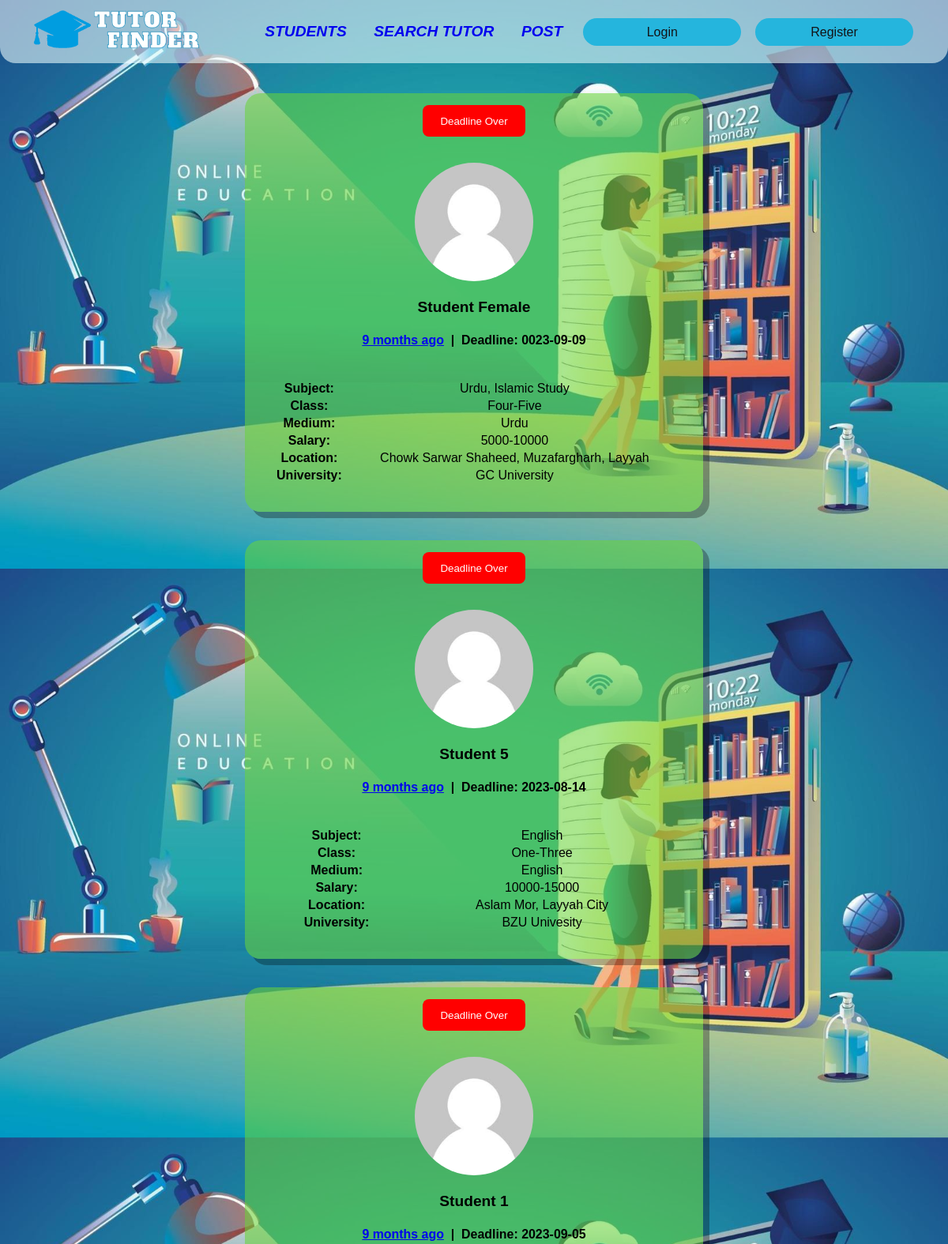
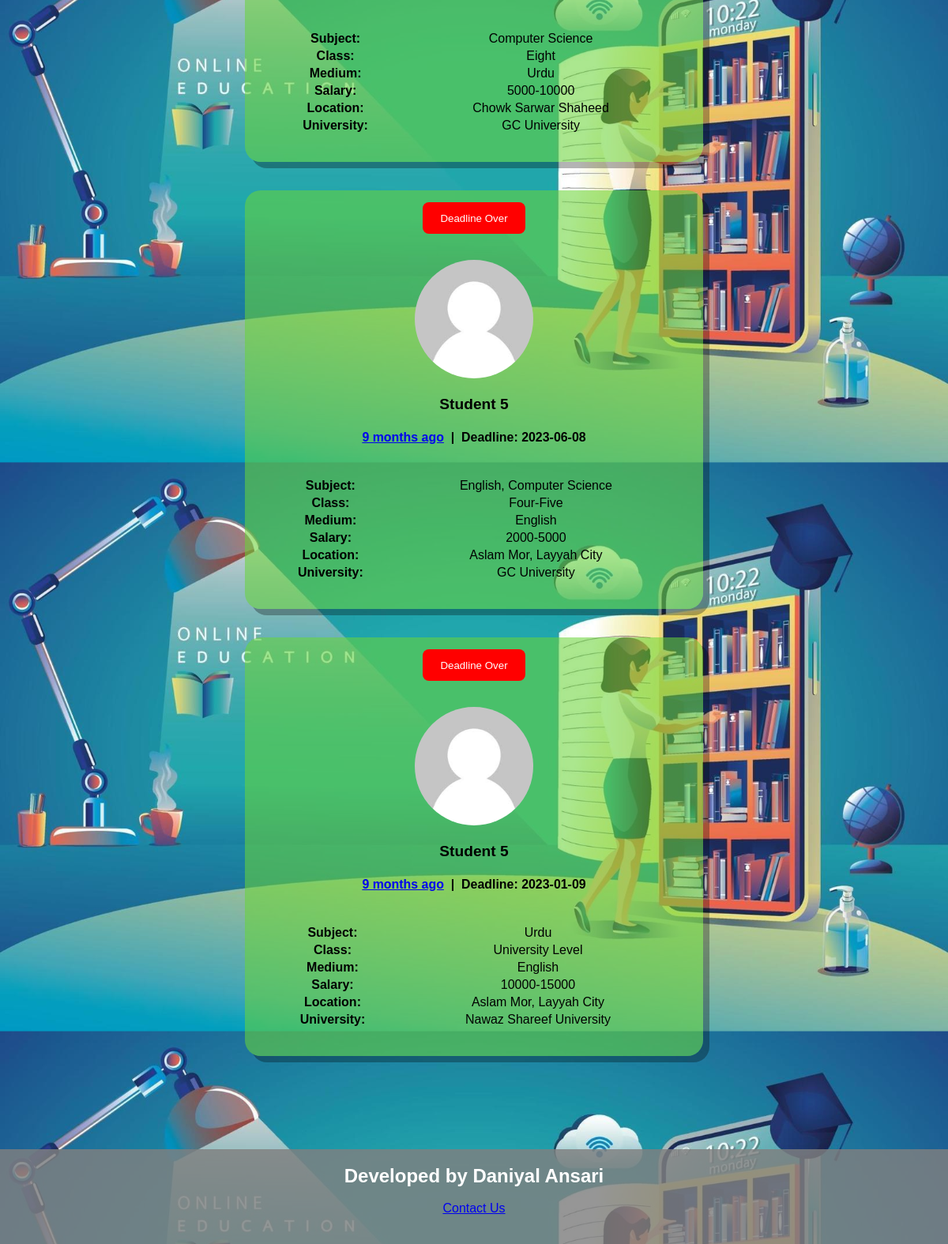
Before: / with the older database file (2 pictures, top to bottom).
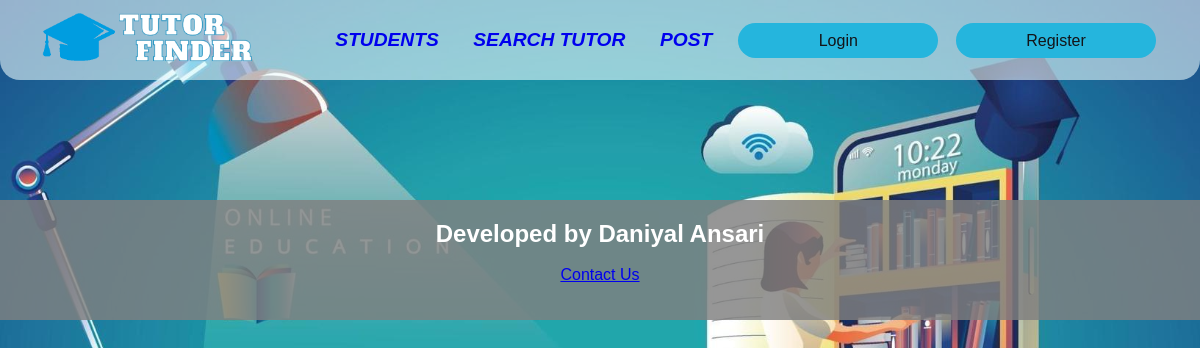
After: the same page with the newer database file.
### tables this page shows
CREATE TABLE `post` (
  `id` int(11) NOT NULL,
  `postby_id` int(11) NOT NULL,
  `subject` text NOT NULL,
  `class` text NOT NULL,
  `medium` varchar(20) NOT NULL,
  `salary` varchar(50) NOT NULL,
  `location` text NOT NULL,
  `p_university` text NOT NULL,
  `post_time` timestamp NOT NULL DEFAULT current_timestamp() ON UPDATE current_timestamp(),
  `deadline` varchar(15) NOT NULL
);

CREATE TABLE `user` (
  `id` int(11) NOT NULL,
  `fullname` varchar(150) NOT NULL,
  `gender` varchar(6) NOT NULL,
  `email` varchar(40) NOT NULL,
  `phone` varchar(15) NOT NULL,
  `address` varchar(200) NOT NULL DEFAULT '',
  `pass` varchar(50) NOT NULL,
  `confirmcode` varchar(7) NOT NULL,
  `activation` varchar(3) NOT NULL DEFAULT '',
  `type` varchar(10) NOT NULL,
  `user_pic` text DEFAULT NULL,
  `last_logout` timestamp NOT NULL DEFAULT current_timestamp() ON UPDATE current_timestamp(),
  `online` varchar(5) NOT NULL DEFAULT 'no'
);

### inc/timeago.php (called while the page is built, shortened)
<?php
class timeago
{
    function time_ago($timestamp){
    $time_ago        = strtotime($timestamp);
    $current_time    = time();
    $time_difference = $current_time - $time_ago;
    $seconds         = $time_difference;
    $minutes = round($seconds / 60);
    $hours   = round($seconds / 3600);
    $days    = round($seconds / 86400);
    $weeks   = round($seconds / 604800);
    $months  = round($seconds / 2629440);
    $years   = round($seconds / 31553280);
    if ($seconds <= 60){
      return "Just Now";
    } else if ($minutes <= 60){
      if ($minutes == 1){
        return "1 min ago";
      } else {
        return "$minutes mins ago";
      }
    } else if ($hours <= 24){
      if ($hours == 1){
        return "1 hr ago";
      } else {
        return "$hours hrs ago";
      }
    } else if ($days <= 7){
      if ($days == 1){
        return "yesterday";
      } else {
        return "$days days ago";
      }
    } else if ($weeks <= 4.3){
      if ($weeks == 1){
        return "1 week ago";
      } else {
        return "$weeks weeks ago";
      }
    } else if ($months <= 12){
      if ($months == 1){
        return "1 month ago";
      } else {
        return "$months months ago";
      }
    } else {
      if ($years == 1){
        return "1 year ago";
      } else {
        return "$years years ago";
      }
    }
  }
}
?>

### index.php (the view, shortened to what this page needs)
<!DOCTYPE html>
<html>
<head>
	<link rel="stylesheet" type="text/css" href="css/Navbar.css">
	<link rel="stylesheet" type="text/css" href="css/nfeed.css">
</head>
<body style="  background:fixed url(./image/bg1.jpg);background-size: 100%;">
<?php
 include ( "inc/connection.inc.php" );
if (!isset($_SESSION['user_login'])) {
	$user = "";
	$utype_db = "";
}
else {
	$user = $_SESSION['user_login'];
	$result = $con->query("SELECT * FROM user WHERE id='$user'");
		$get_user_name = $result->fetch_assoc();
			$uname_db = $get_user_name['fullname'];
			$utype_db = $get_user_name['type'];
}
include_once("inc/timeago.php");
$time = new timeago();
?>
    <header>
<nav>
		  <div class="logo">
            <img src="./Image/logo.png" alt="Logo Image">
        </div>
        <ul class="nav-links">
            <li><a href="index.php" >Students</a></li>
            <li><a href="search.php">Search Tutor</a></li>
			<?php
			if($utype_db == "teacher")
				{
				}else {
					echo '<li><a class=" navlink" href="postform.php">Post</a></li>';
				}
			 ?>
						<?php
							if($user != ""){
								$resultnoti = $con->query("SELECT * FROM applied_post WHERE post_by='$user' AND student_ck='no'");
								$resultnoti_cnt = $resultnoti->num_rows;
								if($resultnoti_cnt == 0){
									$resultnoti_cnt = "";
								}else{
									$resultnoti_cnt = '('.$resultnoti_cnt.')';
								}
								echo '<div class="btn"><li><a href="notification.php"><button class="join-button">Notification'.$resultnoti_cnt.'</button></a>
								<a  href="profile.php?uid='.$user.'"><button class="join-button">'.$uname_db.'</button></a>
								<a  href="logout.php"><button class="join-button" >Logout</button></a>';
							}else{
								echo '<a href="login.php"><button class="join-button">Login</button></a>
								<a href="registration.php"><button class="join-button">Register</button></a><d/iv></li>';
							}
						?>
			</ul>
	</nav>
</header>
<div class="container">
        <div class="nbody">
            <div class="nfeedleft" >
                    <?php
                        $todaydate = date("m/d/Y");
                        $query = $con->query("SELECT * FROM post ORDER BY id DESC");
                        while ($row = $query->fetch_assoc()) {
                            $post_id = $row['id'];
                            $postby_id = $row['postby_id'];
                            $sub = $row['subject'];
                            $sub = str_replace(",", ", ", $sub);
                            $class = $row['class'];
                            $class = str_replace(",", ", ", $class);
                            $salary = $row['salary'];
                            $location = $row['location'];
                            $location = str_replace(",", ", ", $location);
                            $p_university = $row['p_university'];
                            $post_time = $row['post_time'];
                            $deadline = $row['deadline'];
                            $medium = $row['medium'];
                            $medium = str_replace(",", ", ", $medium);
                            $query1 = $con->query("SELECT * FROM user WHERE id='$postby_id'");
                            $user_fname = $query1->fetch_assoc();
                            $uname_db = $user_fname['fullname'];
                            $pro_pic_db = $user_fname['user_pic'];
                            $ugender_db = $user_fname['gender'];
                            if($pro_pic_db == ""){
                                    if($ugender_db == "male"){
                                    $pro_pic_db = "malepic.png";
                                }else if($ugender_db == "female"){
                                    $pro_pic_db = "femalepic.png";
                                }
                            }
                            echo '<div class="nfbody">
                            <center><div class="st_prof">';
                                    if($user!='' && $utype_db=='student'){
                                    }else {
                                        if((strtotime($deadline) - strtotime($todaydate)) < 0){
                                            echo '
                                            <input type="submit" style="background:red; color:white; margin-buttom:5px;" class="sub_button" name="" value="Deadline Over" />';
                                        }
                                    }
                                echo '<div class="prof-pic">
                                <br><img src="image/profilepic/'.$pro_pic_db.'" width="10px" height="10px">
                                </div><br>
                                <div class="p_nmdate">
                                    <h4>'.$uname_db.'</h4><br>
                                    <h5><a class="c_ptime" href="viewpost.php?pid='.$post_id.'">'.$time->time_ago($post_time).'</a> &nbsp;|&nbsp; Deadline: '.$deadline.'</h5><br>
                                </div>
                            </div><br>
                            <table class="table-data">
                            <tr>
                            <th>Subject:</th> <td>'.$sub.'</td>
                            </tr>
                            <tr>
                            <th>Class:</th> <td>'.$class.'</td>
                            </tr>
                            <tr>
                            <th>Medium:</th><td>'.$medium.'</td>
                            </tr>
                            <tr>
                            <th>Salary:</th>  <td>'.$salary.'</td>
                            </tr>
                            <tr>
                            <th>Location:</th> <td>'.$location.'</td>
                            </tr>
                            <tr>
                            <th>University:</th><td>'.$p_university.'</td>
                            </tr>
                            </table>
                        </div></center>';
                        }
                    ?>
            </div>
        </div>
    </div>
<div class="footer">
    <footer>
        <center>
            <h2>Developed by Daniyal Ansari</h2><br>
            <a href="./contact.php">Contact Us</a>
        </center>
    </footer>
</div>
</body>
</html>

### css/Navbar.css (style rules this page uses)
* { font-family: Verdana, Geneva, Tahoma, sans-serif; }
nav { top: 0; height: 5rem; width: 100vw; display: flex; position: fixed; z-index: 10; background-color: rgba(240, 255, 255, 0.575); box-shadow: 0px 0px 50px 0px solid; border-radius: 0px 0px 20px 20px; font-family: Verdana, Geneva, Tahoma, sans-serif; }
.logo { width: 30%; text-align: center; }
.logo img { height: 5rem; width: 15rem; }
.nav-links { display: flex; list-style: none; width: 88vw; padding: 0 0.7vw; justify-content: space-evenly; align-items: center; text-transform: uppercase; font-style: italic; font-size: larger; font-weight: bold; }
.nav-links li a { text-decoration: none; margin: 0 0.7vw; }
.nav-links li { position: relative; }
.join-button { width: 200px; height: 35px; color: #131418; background-color: #25b5dd; border:none; border-radius: 2em; padding: 0.6rem 0.8rem; font-size: 1rem; cursor: pointer; transform: .5 ease; }

### css/nfeed.css (style rules this page uses)
* { margin: 0; padding: 0; font-family: Verdana, Geneva, Tahoma, sans-serif; }
.nfeedleft { padding-top: 100px; display: flex; flex-wrap: wrap; justify-content: center; background: fixed; }
.footer { margin-top: 100px; padding-top: 20px; color: white; background-color: rgba(128, 128, 128, 0.822); height: 100px; }
.nfbody { padding-top: 10px; border-radius: 20px; margin: 18px 18px 18px 18px; height: 520px; width: 580px; background-color: rgba(105, 212, 56, 0.562); box-shadow: 8px 8px rgba(0, 0, 0, 0.295); }
.prof-pic img { width: 150px; height: 150px; border-radius: 100%; }
.sub_button { margin-bottom: 15px; margin-top: 5px; width: 130px; height: 40px; border: none; border-radius: 8px; }
.table-data { width: 90%; line-height: 20px; text-align: center; }
.p_nmdate { font-size: larger; }

Changed rows visible on the page:
removed post: user.gender (picture), user.fullname "Student Female", post_time "9 months ago", deadline "0023-09-09", subject "Urdu, Islamic Study", class "Four-Five", medium "Urdu", salary "5000-10000", location "Chowk Sarwar Shaheed, Muzafargharh, Layyah", p_university "GC University"
removed post: user.gender (picture), user.fullname "Student 5", post_time "9 months ago", deadline "2023-08-14", subject "English", class "One-Three", medium "English", salary "10000-15000", location "Aslam Mor, Layyah City", p_university "BZU Univesity"
removed post: user.gender (picture), user.fullname "Student 1", post_time "9 months ago", deadline "2023-09-05", subject "Computer Science", class "Eight", medium "Urdu", salary "5000-10000", location "Chowk Sarwar Shaheed", p_university "GC University"
removed post: user.gender (picture), user.fullname "Student 5", post_time "9 months ago", deadline "2023-06-08", subject "English, Computer Science", class "Four-Five", medium "English", salary "2000-5000", location "Aslam Mor, Layyah City", p_university "GC University"
removed post: user.gender (picture), user.fullname "Student 5", post_time "9 months ago", deadline "2023-01-09", subject "Urdu", class "University Level", medium "English", salary "10000-15000", location "Aslam Mor, Layyah City", p_university "Nawaz Shareef University"
